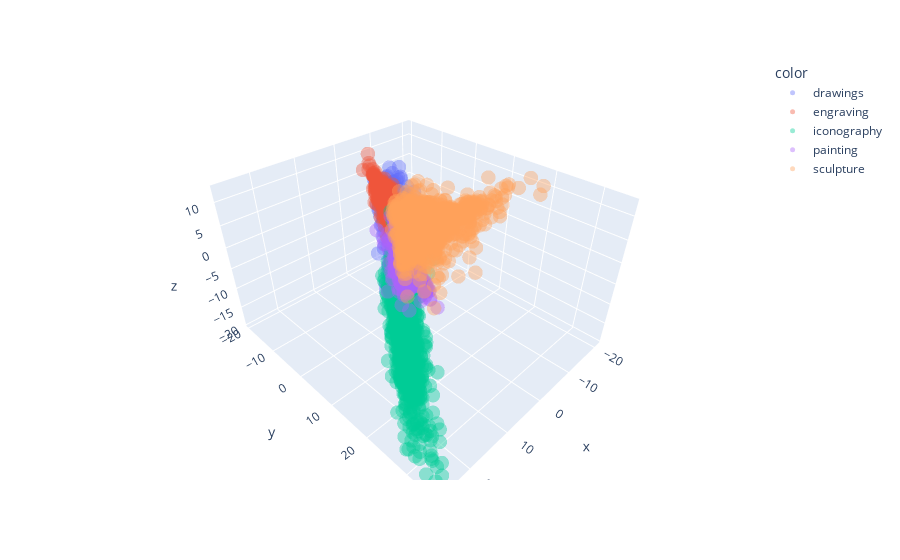

Source (notebook cell):
### Code cell
x_vector, y_vector, z_vector = vector_prediction[:,0], vector_prediction[:,1], vector_prediction[:,2]

fig = px.scatter_3d(x=x_vector, y=y_vector, z=z_vector, color=y, opacity=0.4)
fig.update_traces(marker_size=5)

### Figure 1 — Plotly figure (JSON) as saved in the notebook; plotly's stock layout.template omitted (floating-point values rounded to 4 significant figures; data arrays with more than 128 entries replaced by an {"elided": "..."} marker saying what was removed)
{"data": [{"hovertemplate": "color=drawings<br>x=%{x}<br>y=%{y}<br>z=%{z}<extra></extra>", "legendgroup": "drawings", "marker": {"color": "#636efa", "opacity": 0.4, "size": 5, "symbol": "circle"}, "mode": "markers", "name": "drawings", "scene": "scene", "showlegend": true, "type": "scatter3d", "x": {"elided": "1125 float values"}, "y": {"elided": "1125 float values"}, "z": {"elided": "1125 float values"}}, {"hovertemplate": "color=engraving<br>x=%{x}<br>y=%{y}<br>z=%{z}<extra></extra>", "legendgroup": "engraving", "marker": {"color": "#EF553B", "opacity": 0.4, "size": 5, "symbol": "circle"}, "mode": "markers", "name": "engraving", "scene": "scene", "showlegend": true, "type": "scatter3d", "x": {"elided": "780 float values"}, "y": {"elided": "780 float values"}, "z": {"elided": "780 float values"}}, {"hovertemplate": "color=iconography<br>x=%{x}<br>y=%{y}<br>z=%{z}<extra></extra>", "legendgroup": "iconography", "marker": {"color": "#00cc96", "opacity": 0.4, "size": 5, "symbol": "circle"}, "mode": "markers", "name": "iconography", "scene": "scene", "showlegend": true, "type": "scatter3d", "x": {"elided": "2122 float values"}, "y": {"elided": "2122 float values"}, "z": {"elided": "2122 float values"}}, {"hovertemplate": "color=painting<br>x=%{x}<br>y=%{y}<br>z=%{z}<extra></extra>", "legendgroup": "painting", "marker": {"color": "#ab63fa", "opacity": 0.4, "size": 5, "symbol": "circle"}, "mode": "markers", "name": "painting", "scene": "scene", "showlegend": true, "type": "scatter3d", "x": {"elided": "822 float values"}, "y": {"elided": "822 float values"}, "z": {"elided": "822 float values"}}, {"hovertemplate": "color=sculpture<br>x=%{x}<br>y=%{y}<br>z=%{z}<extra></extra>", "legendgroup": "sculpture", "marker": {"color": "#FFA15A", "opacity": 0.4, "size": 5, "symbol": "circle"}, "mode": "markers", "name": "sculpture", "scene": "scene", "showlegend": true, "type": "scatter3d", "x": {"elided": "1772 float values"}, "y": {"elided": "1772 float values"}, "z": {"elided": "1772 float values"}}], "layout": {"legend": {"title": {"text": "color"}, "tracegroupgap": 0}, "margin": {"t": 60}, "scene": {"domain": {"x": [0, 1], "y": [0, 1]}, "xaxis": {"title": {"text": "x"}}, "yaxis": {"title": {"text": "y"}}, "zaxis": {"title": {"text": "z"}}}}}
